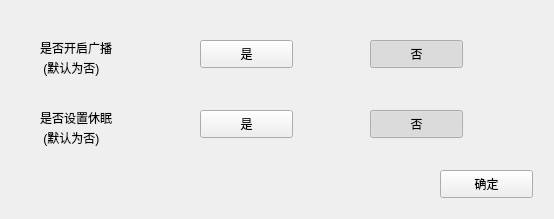
<?xml version="1.0" encoding="UTF-8"?>
<ui version="4.0">
 <class>set</class>
 <widget class="QWidget" name="set">
  <property name="geometry">
   <rect>
    <x>0</x>
    <y>0</y>
    <width>554</width>
    <height>219</height>
   </rect>
  </property>
  <property name="windowTitle">
   <string>Form</string>
  </property>
  <widget class="QPushButton" name="ifbroadcast_y">
   <property name="geometry">
    <rect>
     <x>200</x>
     <y>40</y>
     <width>93</width>
     <height>28</height>
    </rect>
   </property>
   <property name="text">
    <string>是</string>
   </property>
   <property name="checkable">
    <bool>true</bool>
   </property>
   <property name="checked">
    <bool>false</bool>
   </property>
   <property name="autoExclusive">
    <bool>false</bool>
   </property>
  </widget>
  <widget class="QPushButton" name="ifbroadcast_n">
   <property name="geometry">
    <rect>
     <x>370</x>
     <y>40</y>
     <width>93</width>
     <height>28</height>
    </rect>
   </property>
   <property name="text">
    <string>否</string>
   </property>
   <property name="checkable">
    <bool>true</bool>
   </property>
   <property name="checked">
    <bool>true</bool>
   </property>
   <property name="autoExclusive">
    <bool>false</bool>
   </property>
  </widget>
  <widget class="QLabel" name="label">
   <property name="geometry">
    <rect>
     <x>40</x>
     <y>40</y>
     <width>101</width>
     <height>16</height>
    </rect>
   </property>
   <property name="text">
    <string>是否开启广播</string>
   </property>
  </widget>
  <widget class="QLabel" name="label_2">
   <property name="geometry">
    <rect>
     <x>40</x>
     <y>110</y>
     <width>101</width>
     <height>16</height>
    </rect>
   </property>
   <property name="text">
    <string>是否设置休眠</string>
   </property>
  </widget>
  <widget class="QPushButton" name="if_setsleepmode_y">
   <property name="geometry">
    <rect>
     <x>200</x>
     <y>110</y>
     <width>93</width>
     <height>28</height>
    </rect>
   </property>
   <property name="text">
    <string>是</string>
   </property>
   <property name="checkable">
    <bool>true</bool>
   </property>
   <property name="checked">
    <bool>false</bool>
   </property>
   <property name="autoExclusive">
    <bool>false</bool>
   </property>
  </widget>
  <widget class="QPushButton" name="if_setsleepmode_n">
   <property name="geometry">
    <rect>
     <x>370</x>
     <y>110</y>
     <width>93</width>
     <height>28</height>
    </rect>
   </property>
   <property name="text">
    <string>否</string>
   </property>
   <property name="checkable">
    <bool>true</bool>
   </property>
   <property name="checked">
    <bool>true</bool>
   </property>
   <property name="autoExclusive">
    <bool>false</bool>
   </property>
  </widget>
  <widget class="QPushButton" name="sure_button">
   <property name="geometry">
    <rect>
     <x>440</x>
     <y>170</y>
     <width>93</width>
     <height>28</height>
    </rect>
   </property>
   <property name="text">
    <string>确定</string>
   </property>
  </widget>
  <widget class="QLabel" name="label_3">
   <property name="geometry">
    <rect>
     <x>40</x>
     <y>60</y>
     <width>101</width>
     <height>16</height>
    </rect>
   </property>
   <property name="text">
    <string> (默认为否)</string>
   </property>
  </widget>
  <widget class="QLabel" name="label_4">
   <property name="geometry">
    <rect>
     <x>40</x>
     <y>130</y>
     <width>101</width>
     <height>16</height>
    </rect>
   </property>
   <property name="text">
    <string> (默认为否)</string>
   </property>
  </widget>
 </widget>
 <resources/>
 <connections/>
</ui>
